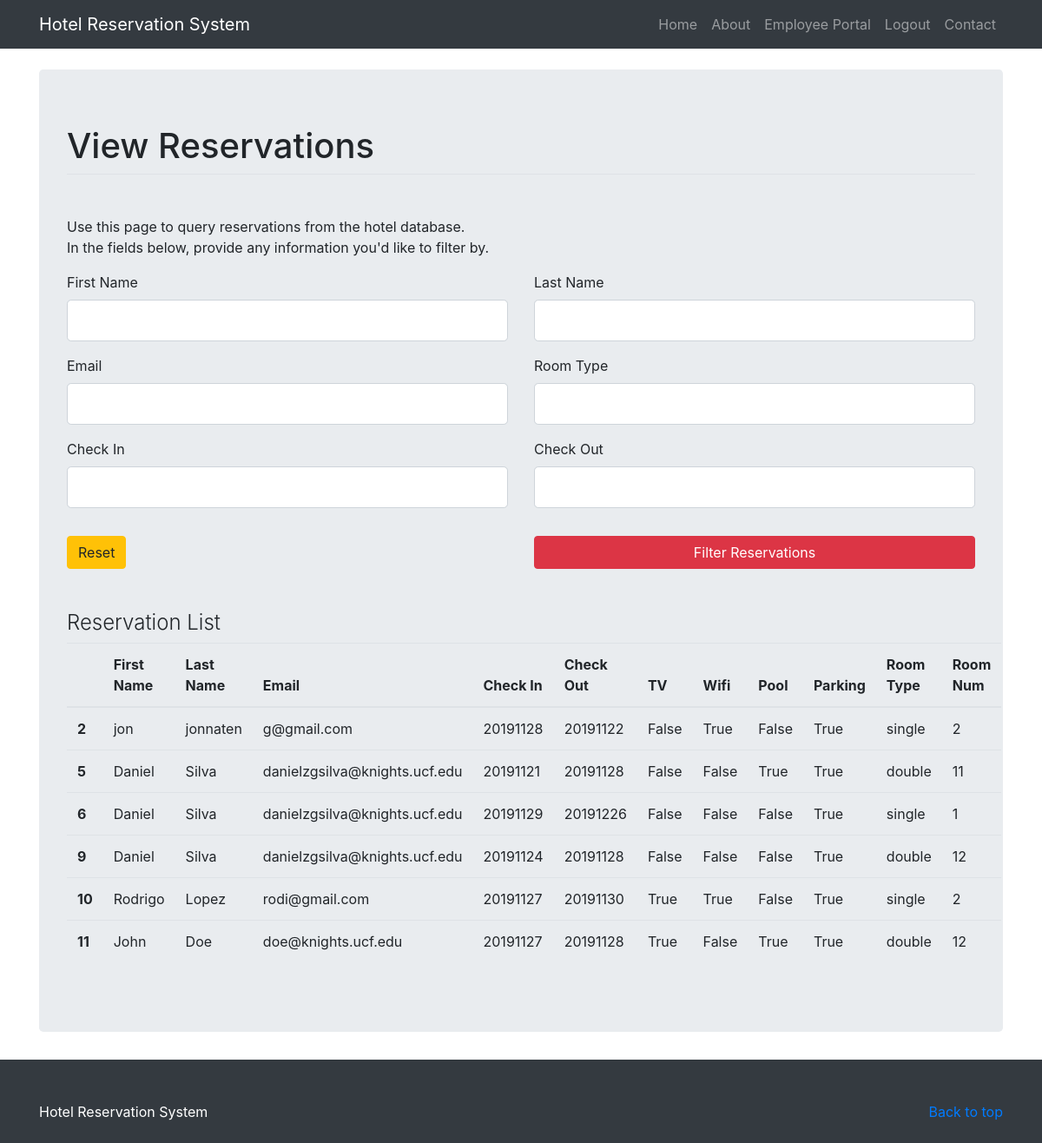
/view_reservations (signed in), run on the app's committed database.
### hotel_system/models.py (models this page shows, shortened)
class Reservation(db.Model):
    id = db.Column(db.Integer, primary_key=True)
    first_name = db.Column(db.String(120), nullable=False)
    last_name = db.Column(db.String(120), nullable=False)
    email = db.Column(db.String(120), nullable=False)
    phone = db.Column(db.String(12), nullable = False)
    date_created = db.Column(db.DateTime, nullable = False, default = datetime.utcnow)
    credit_card = db.Column(db.String(20), nullable = False)
    check_in = db.Column(db.Integer, nullable=False)
    check_out = db.Column(db.Integer, nullable=False)
    tv = db.Column(db.Boolean, nullable = False, default = False)
    wifi = db.Column(db.Boolean, nullable = False, default = False)
    pool = db.Column(db.Boolean, nullable = False, default = False)
    room_type = db.Column(db.String(6), nullable = False)
    room_num = db.Column(db.Integer)

### hotel_system/routes.py (the view, shortened to what this page needs)
@app.route('/view_reservations', methods=['GET', 'POST'])
@login_required
def view_reservations():
    if not check_for_admin(current_user.admin_flag):
        flash(f'You must be an admin to access this page!','danger')
        return redirect(url_for('employee_portal'))
    form = ViewReservationsForm()
    reservations = Reservation.query.all()
    return render_template('view_reservations.html', title="Reservations", form=form, reservations = reservations)

### hotel_system/forms.py (shortened to what this page needs)
class ViewReservationsForm(FlaskForm):
    first_name = StringField('First Name')
    last_name = StringField('Last Name')
    email = StringField('Email', validators=[Email(), Optional()])
    room_type = StringField('Room Type')
    check_in = IntegerField('Check In', validators=[Optional()])
    check_out = IntegerField('Check Out', validators=[Optional()])
    submit = SubmitField('Filter Reservations')

### hotel_system/models.py (called while the page is built)
@login_manager.user_loader
def load_employee(employee_id):
    return Employee.query.get(int(employee_id))

### hotel_system/routes.py (called while the page is built)
def check_for_admin(admin_flag):
    if admin_flag == False:
        return False
    else:
        return True

### hotel_system/templates/view_reservations.html (shortened to what this page needs)
{% extends "layout.html" %}
{% block content %}
<body>
    <main role="main">
        <div class="container"><br>
             <div class="jumbotron center">
         		<form action="" method="POST">
         			<fieldset class="form-group">
                <legend class ="border-bottom mb-4"><h1>View Reservations</h1></legend><br>
                    <p>Use this page to query reservations from the hotel database.<br>
                    In the fields below, provide any information you'd like to filter by.</p>
                    <div class="row">
                        <div class="col-xs-6 sm-6 col-md-6 col-lg-6">
           				    <div class = "form-group">
           					{{ form.first_name.label(class="form-control-label") }}
           					{% if form.first_name.errors %}
           						{{ form.first_name(class="form-control form-control-lg is-invalid") }}
           						<div class="invalid-feedback">
           							{% for error in form.first_name.errors %}
           								<span>{{ error }}</span>
           							{% endfor %}
           						</div>
           					{% else %}
           						{{ form.first_name(class="form-control form-control-lg") }}
           					{% endif %}
                             </div>
                        </div>
                        <div class="col-xs-6 sm-6 col-md-6 col-lg-6">
           				    <div class = "form-group">
           					{{ form.last_name.label(class="form-control-label") }}
           					{% if form.last_name.errors %}
           						{{ form.last_name(class="form-control form-control-lg is-invalid") }}
           						<div class="invalid-feedback">
           							{% for error in form.last_name.errors %}
           								<span>{{ error }}</span>
           							{% endfor %}
           						</div>
           					{% else %}
           						{{ form.last_name(class="form-control form-control-lg") }}
           					{% endif %}
                             </div>
                        </div>
                    </div>
                    <div class="row">
                        <div class="col-xs-6 sm-6 col-md-6 col-lg-6">
           				    <div class = "form-group">
           					{{ form.email.label(class="form-control-label") }}
           					{% if form.email.errors %}
           						{{ form.email(class="form-control form-control-lg is-invalid") }}
           						<div class="invalid-feedback">
           							{% for error in form.email.errors %}
           								<span>{{ error }}</span>
           							{% endfor %}
           						</div>
           					{% else %}
           						{{ form.email(class="form-control form-control-lg") }}
           					{% endif %}
                             </div>
                        </div>
                        <div class="col-xs-6 sm-6 col-md-6 col-lg-6">
           				    <div class = "form-group">
           					{{ form.room_type.label(class="form-control-label") }}
           					{% if form.room_type.errors %}
           						{{ form.room_type(class="form-control form-control-lg is-invalid") }}
           						<div class="invalid-feedback">
           							{% for error in form.room_type.errors %}
           								<span>{{ error }}</span>
           							{% endfor %}
           						</div>
           					{% else %}
           						{{ form.room_type(class="form-control form-control-lg") }}
           					{% endif %}
                             </div>
                        </div>
                    </div>
                    <div class="row">
                        <div class="col-xs-6 sm-6 col-md-6 col-lg-6">
           				    <div class = "form-group">
           					{{ form.check_in.label(class="form-control-label") }}
           					{% if form.check_in.errors %}
           						{{ form.check_in(class="form-control form-control-lg is-invalid") }}
           						<div class="invalid-feedback">
           							{% for error in form.check_in.errors %}
           								<span>{{ error }}</span>
           							{% endfor %}
           						</div>
           					{% else %}
           						{{ form.check_in(class="form-control form-control-lg") }}
           					{% endif %}
                             </div>
                        </div>
                        <div class="col-xs-6 sm-6 col-md-6 col-lg-6">
           				    <div class = "form-group">
           					{{ form.check_out.label(class="form-control-label") }}
           					{% if form.check_out.errors %}
           						{{ form.check_out(class="form-control form-control-lg is-invalid") }}
           						<div class="invalid-feedback">
           							{% for error in form.check_out.errors %}
           								<span>{{ error }}</span>
           							{% endfor %}
           						</div>
           					{% else %}
           						{{ form.check_out(class="form-control form-control-lg") }}
           					{% endif %}
                             </div>
                        </div>
                    </div>
         			</fieldset>
         			 <div class="row">
                        <div class="col-md-6 col-sm-6 col-xs-6 pad-adjust">
                         <a href="{{ url_for('view_reservations') }}" class="btn btn-warning">Reset</a>
                        </div>
                        <div class="col-md-6 col-sm-6 col-xs-6 pad-adjust" id="payment_buttons">
                          {{ form.submit(class="btn btn-danger btn-block") }}
                        </div>
                    </div>
         		</form><br><br>
                <h4 class="font-weight-light">Reservation List</h4>
                <table class="table table-hover">
                      <thead>
                        <tr>
                          <th scope="col"></th>
                          <th scope="col">First Name</th>
                          <th scope="col">Last Name</th>
                          <th scope="col">Email</th>
                          <th scope="col">Check In</th>
                          <th scope="col">Check Out</th>
                          <th scope="col">TV</th>
                          <th scope="col">Wifi</th>
                          <th scope="col">Pool</th>
                          <th scope="col">Parking</th>
                          <th scope="col">Room Type</th>
                          <th scope="col">Room Num</th>
                        </tr>
                      </thead>
                      <tbody>
                      {% for res in reservations %}
                        <tr>
                          <th scope="row">{{ res.id }}</th>
                          <td>{{ res.first_name }}</td>
                          <td>{{ res.last_name }}</td>
                          <td>{{ res.email }}</td>
                          <td>{{ res.check_in }}</td>
                          <td>{{ res.check_out }}</td>
                          <td>{{ res.tv }}</td>
                          <td>{{ res.wifi }}</td>
                          <td>{{ res.pool }}</td>
                          <td>True</td>
                          <td>{{ res.room_type }}</td>
                          <td>{{ res.room_num }}</td>
                        </tr>
                      {% endfor %}
                      </tbody>
                </table>
         	</div>
        </div>
    </main>
</body>
{% endblock %}

### data on the page
Reservation: id "2", first_name "jon", last_name "jonnaten", email "g@gmail.com", check_in "20191128", check_out "20191122", tv "False", wifi "True", pool "False", room_type "single", room_num "2"
Reservation: id "5", first_name "Daniel", last_name "Silva", email "danielzgsilva@knights.ucf.edu", check_in "20191121", check_out "20191128", tv "False", wifi "False", pool "True", room_type "double", room_num "11"
Reservation: id "6", first_name "Daniel", last_name "Silva", email "danielzgsilva@knights.ucf.edu", check_in "20191129", check_out "20191226", tv "False", wifi "False", pool "False", room_type "single", room_num "1"
Reservation: id "9", first_name "Daniel", last_name "Silva", email "danielzgsilva@knights.ucf.edu", check_in "20191124", check_out "20191128", tv "False", wifi "False", pool "False", room_type "double", room_num "12"
Reservation: id "10", first_name "Rodrigo", last_name "Lopez", email "rodi@gmail.com", check_in "20191127", check_out "20191130", tv "True", wifi "True", pool "False", room_type "single", room_num "2"
Reservation: id "11", first_name "John", last_name "Doe", email "doe@knights.ucf.edu", check_in "20191127", check_out "20191128", tv "True", wifi "False", pool "True", room_type "double", room_num "12"
